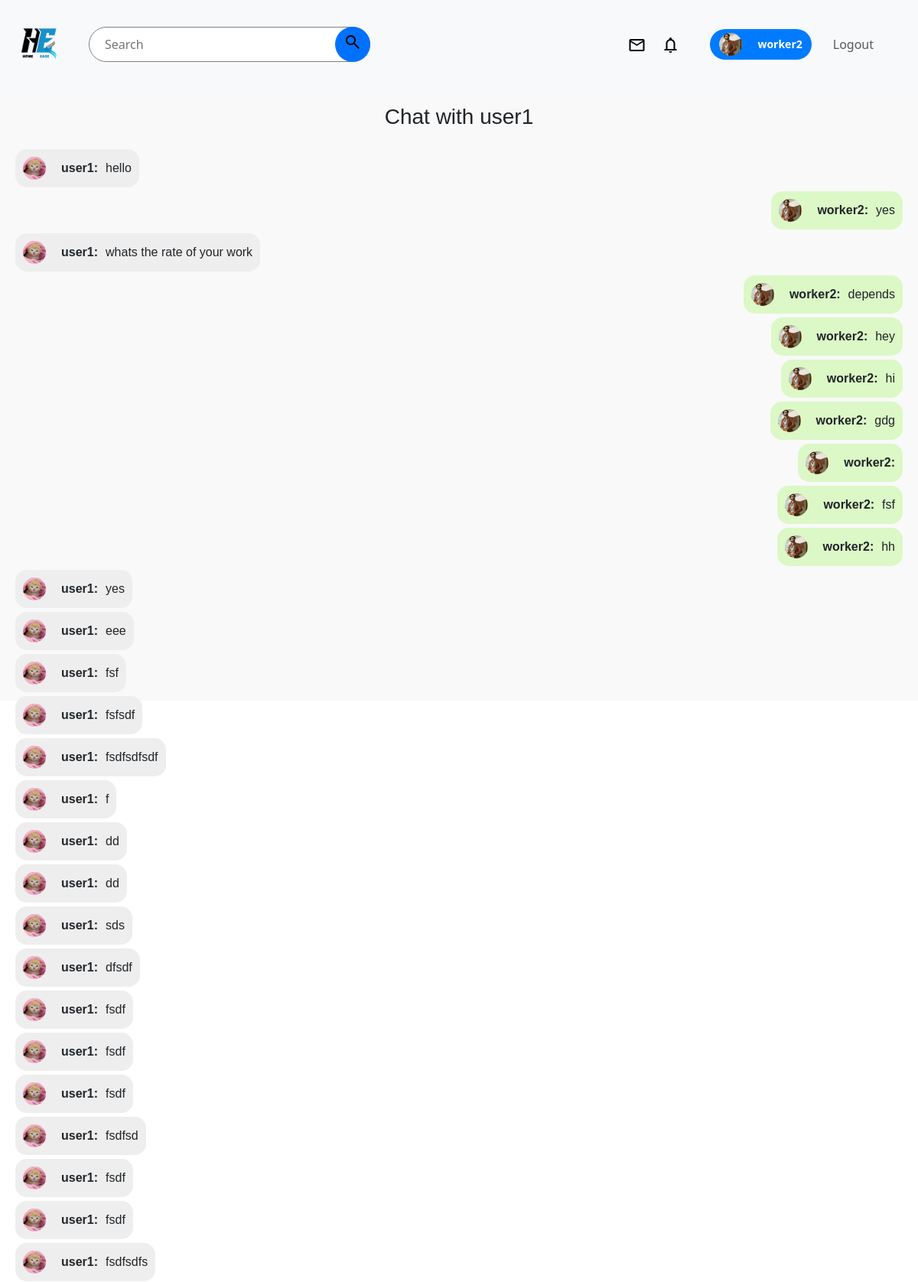
Screenshot of /website/chat/39/ (signed in, upper part) with the database file from the repository.
### user/models.py (models this page shows, shortened)
class WorkerProfile(models.Model):
    status_choices = (('pending','Pending'),
                      ('accepted','Accepted'),
                      ('rejected','Rejected'))
    status = models.CharField(max_length=150,choices=status_choices,default='pending',blank=True)
    rejection_message = models.TextField(blank=True,null=True)
    user = models.OneToOneField(User,on_delete=models.CASCADE,related_name='worker_profile')
    job_title = models.CharField(max_length=100,blank=True)
    skills = models.TextField(null=True)
    profilepicture = models.ImageField(upload_to='workerprofilepics',blank=True,null=True)
    contact = models.IntegerField(null=True)
    categories = models.ManyToManyField('website.Category')
    availability = models.BooleanField(default=True)
    is_approved = models.BooleanField(default=False,blank=True)
    points = models.IntegerField(default=0,blank=True)

class ChatMessage(models.Model):
    sender = models.ForeignKey(User,on_delete=models.CASCADE,related_name="sent_messages")
    receiver = models.ForeignKey(User,on_delete=models.CASCADE,related_name='receiver_message')
    message = models.TextField(blank=True)
    timestamp = models.DateTimeField(auto_now_add=True,blank=True)
    is_read = models.BooleanField(default=False,blank=True)
    class Meta:
        ordering = ['timestamp']

class UserProfile(models.Model):
    user = models.OneToOneField(User,on_delete=models.CASCADE,related_name='userprofile')
    address = models.TextField()
    profilepicture = models.ImageField(upload_to='userprofilepics')
    contact = models.IntegerField(null=True)
    reward_points = models.IntegerField(default=0,blank=True)

### website/views.py (the view)
# urls.py: path('chat/<int:receiver_id>/',chat_page, name='chat_page'),
@login_required
def chat_page(request, receiver_id):
    receiver = get_object_or_404(User, id=receiver_id)
    messages = ChatMessage.objects.filter(
        sender=request.user, receiver=receiver
    ) | ChatMessage.objects.filter(
        sender=receiver, receiver=request.user
    )
    return render(request, 'chat_page.html', {
        'receiver': receiver,
        'messages': messages
    })

### user/forms.py
class RegUser(UserCreationForm):
      email = forms.EmailField(widget=forms.EmailInput(attrs={'class': 'form-control', 'placeholder': 'Enter your email'}))
      username = forms.CharField(widget=forms.TextInput(attrs={'class': 'form-control', 'placeholder': 'Enter username'}))
      password1 = forms.CharField(widget=forms.PasswordInput(attrs={'class': 'form-control', 'placeholder': 'Enter password'}))
      password2 = forms.CharField(widget=forms.PasswordInput(attrs={'class': 'form-control', 'placeholder': 'Confirm password'}))
      class Meta:
         model = User
         fields = ['username' , 'email','password1','password2']

### user/context_processors.py (called while the page is built)
def registration_form(request):
    return {'form':RegUser()}

### templates/chat_page.html (shortened to what this page needs)
{% extends 'base.html' %}
{% block links %}
{% load static %}
<link rel="stylesheet" href="{% static 'css/chat_page.css' %}">
{% endblock %}
{% block contents %}
<div class="chat-container">
  <h3>Chat with {{ receiver.username }}</h3>
  <div id="chat-box">
    {% for msg in messages %}
    <div class="chat-message-row {% if msg.sender == user %}sent{% else %}received{% endif %}">
        <div class="chat-message">
          <img class="avatar"
                  src="{% if msg.sender.userprofile.profilepicture %}
                        {{ msg.sender.userprofile.profilepicture.url }}
                      {% elif msg.sender.worker_profile.profilepicture %}
                        {{ msg.sender.worker_profile.profilepicture.url }}
                      {% else %}
                        {% static 'images/default.png' %}
                      {% endif %}">
            <strong>{{ msg.sender.username }}:</strong> {{ msg.message }}
        </div>
    </div>
{% endfor %}
  </div>
</div>
{% endblock %}

### templates/header.html (shortened to what this page needs)
<nav class="navbar navbar-expand-lg navbar-light bg-light">
  {% load static %}
    {% if request.user.is_authenticated and request.user.worker_profile %}
      <a href="{% url 'workerhome' %}"><img class="logo" src="{% static 'images/logo3.PNG' %}" style="height:min-content;"></a>
    {% else %}
      <a class="navbar-brand" href=" {% url 'home' %} "><img class="logo" src="{% static 'images/logo3.PNG' %}" style="height:min-content;"></a>
    {%endif%}
    <div class="collapse navbar-collapse" id="navbarTogglerDemo02">
      <div class="searchbar">
        <form method="get" action="{% url 'search_workers' %}" class="form-inline my-2 my-lg-0 search-bar" style="display: flex; width: 100%; max-width: 400px; flex: 1 1 auto;">
        <input class=" mr-sm-2" type="text"  name="q" placeholder="Search" value="{{search_query}}">
        <button  type="submit"><span class="material-symbols-outlined">
            </span></button>
        </form>
      </div>
      <div class="authlinks">
        <div class="icons">
          <a href="{% url 'allmessages' %}">
            <span class="material-symbols-outlined">
          </span>
          </a>
          <a href="{% url 'hireresponse' %}">
            <span class="material-symbols-outlined">
            </span>
          </a>
        </div>
        <ul class="navbar-nav mr-auto mt-2 mt-lg-0" style="gap: 20px; display:flex; justify-content:center; align-items:center;">
        <div class="gotoprofile">
          {% if user.is_authenticated %}
          <button class=" profile-button">
            {% if user.userprofile.profilepicture %}
            <img class="profilepic" src="{{user.userprofile.profilepicture.url}}">
            {%elif user.worker_profile.profilepicture%}
            <img class="profilepic" src="{{user.worker_profile.profilepicture.url}}">
            {%else%}
            <span class="material-symbols-outlined">
              account_circle
            </span>
            {%endif%}
            {% if user.worker_profile %}
              <a href="{% url 'weditprofile' %}" style="text-decoration: none; margin-top:15px;"><p>{{request.user}}</p></a>
            {%elif user.userprofile%}
              <a href="{% url 'editprofile' %}" style="text-decoration: none; margin-top:15px;"><p>{{request.user}}</p></a>
            {%endif%}
          </button>
        </div>
        <li class="nav-item">
          <a class="logout nav-link" href="{% url 'logout' %}">Logout</a>
        </li>
        {% endif %}
        </ul>
       </div>
    </div>
  </nav>

### static/css/base.css (style rules this page uses)
.logo { max-height: 100px; max-width: 100px; width: 100%; }
.authlinks { display: flex; margin-left: auto; margin-right: 50px; justify-content: center; align-items: center; flex-shrink: 0; }
.icons { display:inline-flex ; justify-content: center; align-items: center; gap: 20px; margin-right: 40px; text-align: center; }
.icons span { color: black; vertical-align: middle; }
.search-bar { position: relative; }
.searchbar input { padding: 10px 20px; font: inherit; border-radius: 100px; border: 1px solid gray; width: 100%; }
.searchbar button { height: 100%; aspect-ratio: 1/1; background-color: #0071ff; fill: white; border: none; border-radius: 50%; position: absolute; right: 0; transition: backgroundcolor 0.3s ease; }
input, select, textarea { display: block !important; visibility: visible !important; }
.profilepic { width: 30px; height: 30px; border-radius: 50%; object-fit: cover; }
.gotoprofile { display: flex; justify-content: center; align-items: center; }
.profile-button { display: flex; justify-content: center; align-items: center; width: 100%; background-color: #007bff; border-radius: 50px; border: none; border-radius: 50px; padding: 5px 12px; height: 40px; cursor: pointer; transition: background-color 0.3s ease; gap: 20px; }
.profile-button a { color: white; font-weight: bold; font-size: 14px; text-decoration: none; white-space: nowrap; display: flex; align-items: center; height: 100%; }
.searchbar { flex: 1; display: flex; justify-content: center; max-width: 400px; width: 100%; position: relative; padding: 0 1rem; box-sizing: border-box; }
.searchbar form { width: 100%; display: flex; position: relative; }
.searchbar input { width: 100%; box-sizing: border-box; }

### static/css/chat_page.css (style rules this page uses)
.chat-container { height: 100vh; display: flex; flex-direction: column; background: #f9f9f9; padding: 20px; font-family: Arial, sans-serif; padding-bottom: 100px; margin-bottom: 150px; }
h3 { text-align: center; margin-bottom: 20px; }
.avatar { width: 30px; height: 30px; border-radius: 50%; margin-right: 10px; object-fit: cover; vertical-align: middle; }
.chat-message-row { display: flex; margin: 5px 0; align-items: center; }
.chat-message-row.sent { justify-content: flex-end; }
.chat-message-row.received { justify-content: flex-start; }
.chat-message { background-color: #dcf8c6; padding: 10px; border-radius: 15px; max-width: 60%; display: flex; align-items: center; gap: 10px; max-width: 60%; word-wrap: break-word; overflow-wrap: break-word; word-break: break-word; overflow-wrap: break-word; white-space: normal; }
.chat-message-row.received .chat-message { background-color: #eee; }

### rows the page displays
ChatMessage: sender.profilepicture (picture), sender.username "user1", message "hello"
ChatMessage: sender.profilepicture (picture), sender.username "worker2", message "yes"
ChatMessage: sender.profilepicture (picture), sender.username "user1", message "whats the rate of your work"
ChatMessage: sender.profilepicture (picture), sender.username "worker2", message "depends"
ChatMessage: sender.profilepicture (picture), sender.username "worker2", message "hey"
ChatMessage: sender.profilepicture (picture), sender.username "worker2", message "hi"
ChatMessage: sender.profilepicture (picture), sender.username "worker2", message "gdg"
ChatMessage: sender.profilepicture (picture), sender.username "worker2"
ChatMessage: sender.profilepicture (picture), sender.username "worker2", message "fsf"
ChatMessage: sender.profilepicture (picture), sender.username "worker2", message "hh"
ChatMessage: sender.profilepicture (picture), sender.username "user1", message "yes"
ChatMessage: sender.profilepicture (picture), sender.username "user1", message "eee"
ChatMessage: sender.profilepicture (picture), sender.username "user1", message "fsf"
ChatMessage: sender.profilepicture (picture), sender.username "user1", message "fsfsdf"
ChatMessage: sender.profilepicture (picture), sender.username "user1", message "fsdfsdfsdf"
ChatMessage: sender.profilepicture (picture), sender.username "user1", message "f"
ChatMessage: sender.profilepicture (picture), sender.username "user1", message "dd"
ChatMessage: sender.profilepicture (picture), sender.username "user1", message "dd"
ChatMessage: sender.profilepicture (picture), sender.username "user1", message "sds"
ChatMessage: sender.profilepicture (picture), sender.username "user1", message "dfsdf"
ChatMessage: sender.profilepicture (picture), sender.username "user1", message "fsdf"
ChatMessage: sender.profilepicture (picture), sender.username "user1", message "fsdf"
ChatMessage: sender.profilepicture (picture), sender.username "user1", message "fsdf"
ChatMessage: sender.profilepicture (picture), sender.username "user1", message "fsdfsd"
ChatMessage: sender.profilepicture (picture), sender.username "user1", message "fsdf"
ChatMessage: sender.profilepicture (picture), sender.username "user1", message "fsdf"
ChatMessage: sender.profilepicture (picture), sender.username "user1", message "fsdfsdfs"

### other values shown
{{ request.user }} "worker2"
{{ receiver.username }} "user1"
